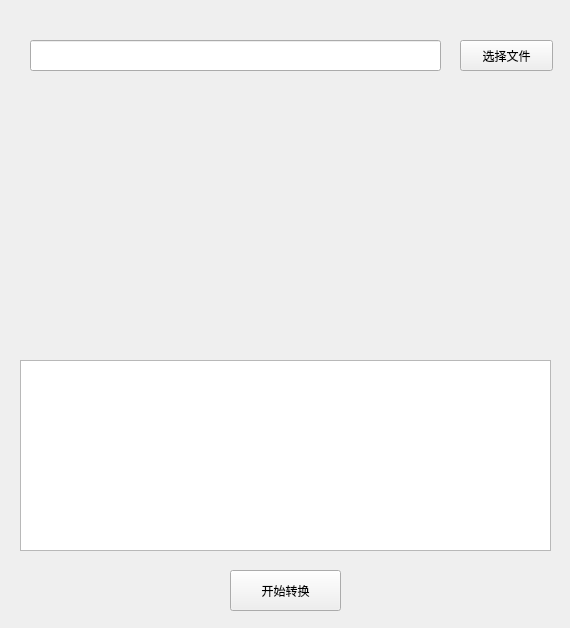
<?xml version="1.0" encoding="UTF-8"?>
<ui version="4.0">
 <class>Form</class>
 <widget class="QWidget" name="Form">
  <property name="geometry">
   <rect>
    <x>0</x>
    <y>0</y>
    <width>570</width>
    <height>628</height>
   </rect>
  </property>
  <property name="windowTitle">
   <string>图片转为base64字符串</string>
  </property>
  <widget class="QPushButton" name="btn_select">
   <property name="geometry">
    <rect>
     <x>460</x>
     <y>40</y>
     <width>93</width>
     <height>31</height>
    </rect>
   </property>
   <property name="text">
    <string>选择文件</string>
   </property>
  </widget>
  <widget class="QLabel" name="qlb_pic">
   <property name="geometry">
    <rect>
     <x>50</x>
     <y>90</y>
     <width>451</width>
     <height>251</height>
    </rect>
   </property>
   <property name="text">
    <string/>
   </property>
   <property name="pixmap">
    <pixmap>C:/Users/HASEE/Pictures/壁纸/aa91f082ceca5fdd-180f1d94e5f2db20-b3208454148f56d5a2c58c843ab82c63.jpg</pixmap>
   </property>
   <property name="scaledContents">
    <bool>true</bool>
   </property>
  </widget>
  <widget class="QTextEdit" name="tb_base64">
   <property name="geometry">
    <rect>
     <x>20</x>
     <y>360</y>
     <width>531</width>
     <height>191</height>
    </rect>
   </property>
  </widget>
  <widget class="QPushButton" name="btn_start">
   <property name="geometry">
    <rect>
     <x>230</x>
     <y>570</y>
     <width>111</width>
     <height>41</height>
    </rect>
   </property>
   <property name="text">
    <string>开始转换</string>
   </property>
  </widget>
  <widget class="QLineEdit" name="le_select">
   <property name="geometry">
    <rect>
     <x>30</x>
     <y>40</y>
     <width>411</width>
     <height>31</height>
    </rect>
   </property>
  </widget>
 </widget>
 <resources/>
 <connections/>
</ui>
